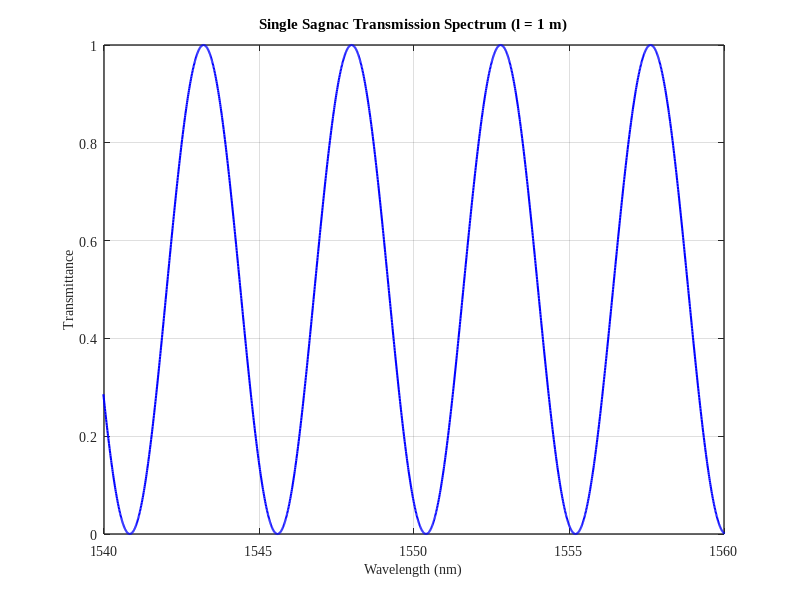
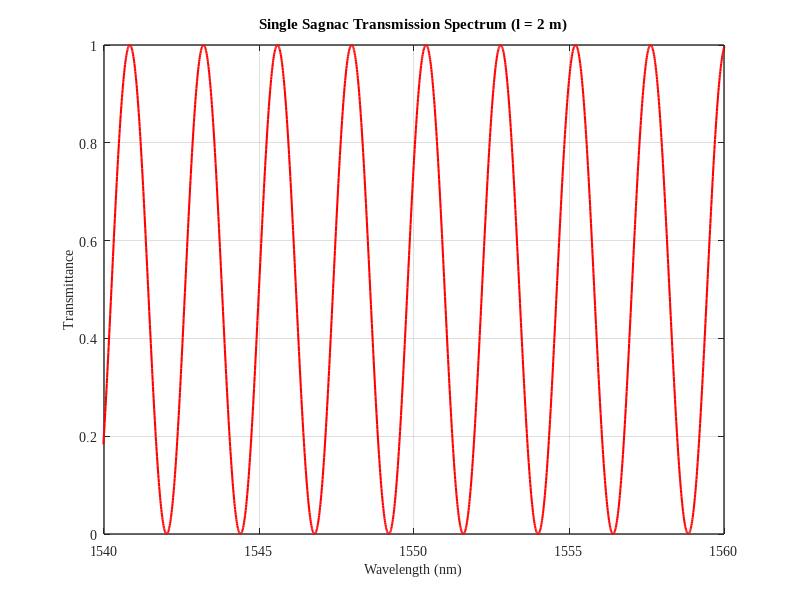
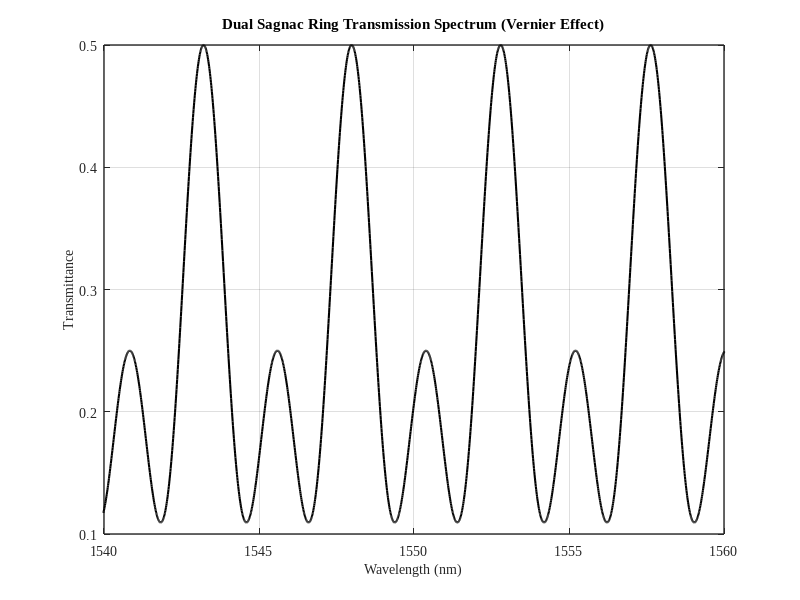
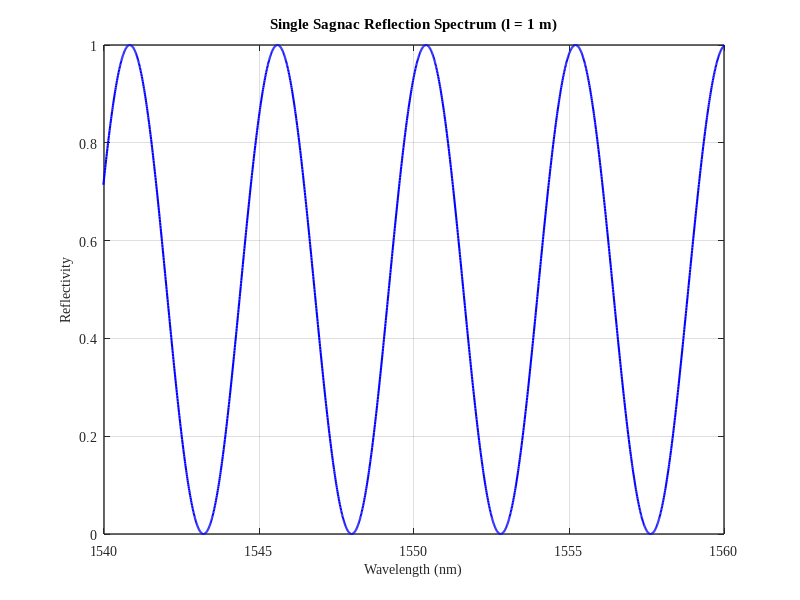

The MATLAB script that drew these images, in order:
%% 双 Sagnac 环透射谱与反射谱仿真
clc; clear; close all;
%% 全局参数
lambda = 1450 : 0.01 : 1650;  % 波长范围 (nm)
k_1 = 0.5;  theta_1 = pi/2;  B_1 = 0.0005;  l_1 = 1e9;   % Sagnac 环 1
k_2 = 0.5;  theta_2 = pi/2;  B_2 = 0.0005;  l_2 = 2e9;   % Sagnac 环 2
%% 单环透射谱与反射谱
T_1 = (1 - 2*k_1)^2 + 4*k_1*(1 - k_1) * (sin(theta_1))^2 .* (cos(pi * B_1 * l_1 ./ lambda)).^2;
T_2 = (1 - 2*k_2)^2 + 4*k_2*(1 - k_2) * (sin(theta_2))^2 .* (cos(pi * B_2 * l_2 ./ lambda)).^2;
R_1 = 4*k_1*(1 - k_1) * (1 - (sin(theta_1))^2 .* (cos(pi * B_1 * l_1 ./ lambda)).^2);
R_2 = 4*k_2*(1 - k_2) * (1 - (sin(theta_2))^2 .* (cos(pi * B_2 * l_2 ./ lambda)).^2);
%% 双环并联组合
T = 0.25 * T_1 + 0.25 * T_2;  % 双环透射谱
R = 0.25 * R_1 + 0.25 * R_2;  % 双环反射谱
%% 图 1：单 Sagnac 环（l = 1 m）透射谱
figure;
plot(lambda, T_1, 'b', 'LineWidth', 1.5);
title('Single Sagnac Transmission Spectrum (l = 1 m)');
xlabel('Wavelength (nm)', 'FontName', 'Times New Roman', 'FontSize', 10);
ylabel('Transmittance', 'FontName', 'Times New Roman', 'FontSize', 10);
xlim([1540 1560]); ylim([0 1]);
grid on; set(gca, 'box', 'on');
set(gca, 'FontName', 'Times New Roman', 'FontSize', 10); set(gca, 'LineWidth', 1);
set(gcf, 'Renderer', 'OpenGL');
print(gcf, 'fig1.jpg', '-djpeg', '-r600');
%% 图 2：单 Sagnac 环（l = 2 m）透射谱
figure;
plot(lambda, T_2, 'r', 'LineWidth', 1.5);
title('Single Sagnac Transmission Spectrum (l = 2 m)');
xlabel('Wavelength (nm)', 'FontName', 'Times New Roman', 'FontSize', 10);
ylabel('Transmittance', 'FontName', 'Times New Roman', 'FontSize', 10);
xlim([1540 1560]); ylim([0 1]);
grid on; set(gca, 'box', 'on');
set(gca, 'FontName', 'Times New Roman', 'FontSize', 10); set(gca, 'LineWidth', 1);
set(gcf, 'Renderer', 'OpenGL');
print(gcf, 'fig2.jpg', '-djpeg', '-r600');
%% 图 3：双 Sagnac 环并联透射谱
figure;
plot(lambda, T, 'k', 'LineWidth', 1.5);
title('Dual Sagnac Ring Transmission Spectrum (Vernier Effect)');
xlabel('Wavelength (nm)', 'FontName', 'Times New Roman', 'FontSize', 10);
ylabel('Transmittance', 'FontName', 'Times New Roman', 'FontSize', 10);
xlim([1540 1560]); ylim([0.1 0.5]);
grid on; set(gca, 'box', 'on');
set(gca, 'FontName', 'Times New Roman', 'FontSize', 10); set(gca, 'LineWidth', 1);
set(gcf, 'Renderer', 'OpenGL');
print(gcf, 'fig3.jpg', '-djpeg', '-r600');
%% 图 4：单 Sagnac 环（l = 1 m）反射谱
figure;
plot(lambda, R_1, 'b', 'LineWidth', 1.5);
title('Single Sagnac Reflection Spectrum (l = 1 m)');
xlabel('Wavelength (nm)', 'FontName', 'Times New Roman', 'FontSize', 10);
ylabel('Reflectivity', 'FontName', 'Times New Roman', 'FontSize', 10);
xlim([1540 1560]); ylim([0 1]);
grid on; set(gca, 'box', 'on');
set(gca, 'FontName', 'Times New Roman', 'FontSize', 10); set(gca, 'LineWidth', 1);
set(gcf, 'Renderer', 'OpenGL');
print(gcf, 'fig4.jpg', '-djpeg', '-r600');
%% 图 5：单 Sagnac 环（l = 2 m）反射谱
figure;
plot(lambda, R_2, 'r', 'LineWidth', 1.5);
title('Single Sagnac Reflection Spectrum (l = 2 m)');
xlabel('Wavelength (nm)', 'FontName', 'Times New Roman', 'FontSize', 10);
ylabel('Reflectivity', 'FontName', 'Times New Roman', 'FontSize', 10);
xlim([1540 1560]); ylim([0 1]);
grid on; set(gca, 'box', 'on');
set(gca, 'FontName', 'Times New Roman', 'FontSize', 10); set(gca, 'LineWidth', 1);
set(gcf, 'Renderer', 'OpenGL');
print(gcf, 'fig5.jpg', '-djpeg', '-r600');
%% 图 6：双 Sagnac 环并联反射谱
figure;
plot(lambda, R, 'k', 'LineWidth', 1.5);
title('Dual Sagnac Ring Reflection Spectrum (Vernier Effect)');
xlabel('Wavelength (nm)', 'FontName', 'Times New Roman', 'FontSize', 10);
ylabel('Reflectivity', 'FontName', 'Times New Roman', 'FontSize', 10);
xlim([1540 1560]); ylim([0 0.4]);
grid on; set(gca, 'box', 'on');
set(gca, 'FontName', 'Times New Roman', 'FontSize', 10); set(gca, 'LineWidth', 1);
set(gcf, 'Renderer', 'OpenGL');
print(gcf, 'fig6.jpg', '-djpeg', '-r600');
